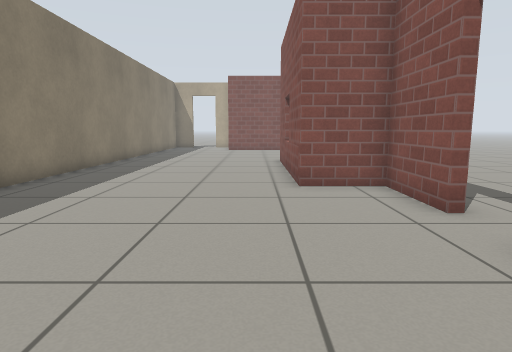
view 1 (above)

12 first-person views from a walk through a Gazebo world. The camera is 0.72 m above the floor, tilts 8° down and sees 75° across. The floor is counted in squares, 0.5 m on a side. Each view is taken from the middle of a square. On the plan, view 1 faces up. The plan holds only what a view shows up to about 15 squares ahead; the rest is blank. Gazebo's built-in surfaces are drawn with simple patterns.

view 2
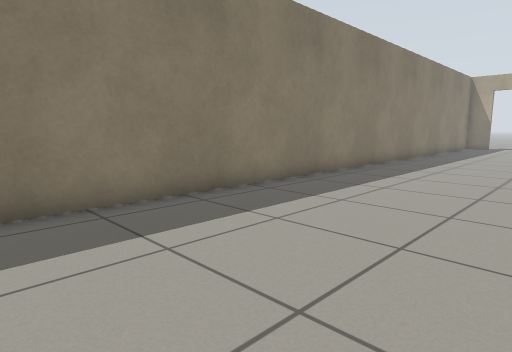

view 3
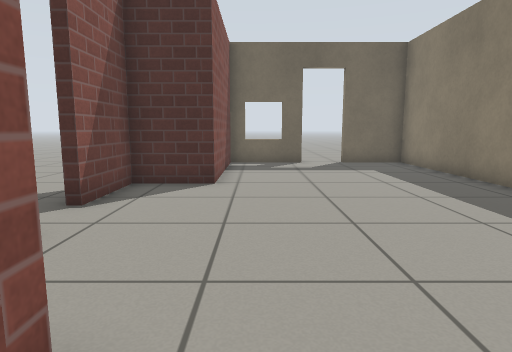

view 4
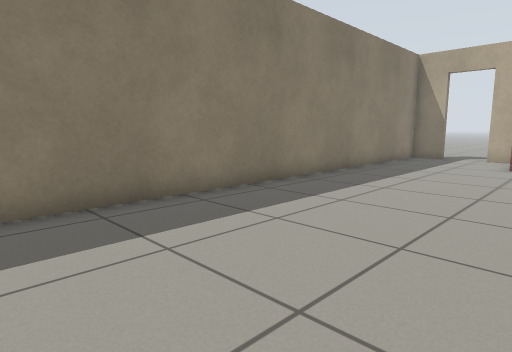

view 5
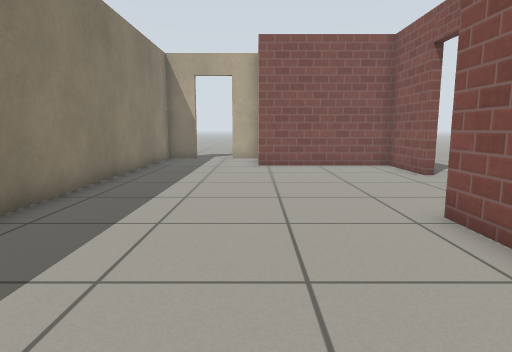

view 6
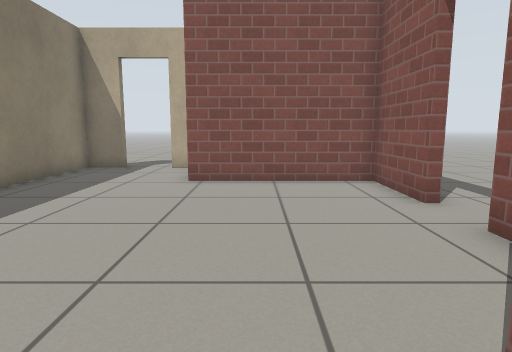

view 7
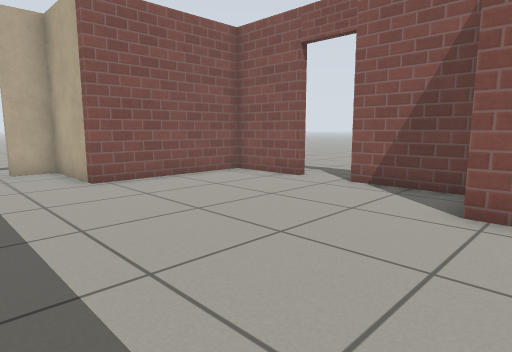

view 8
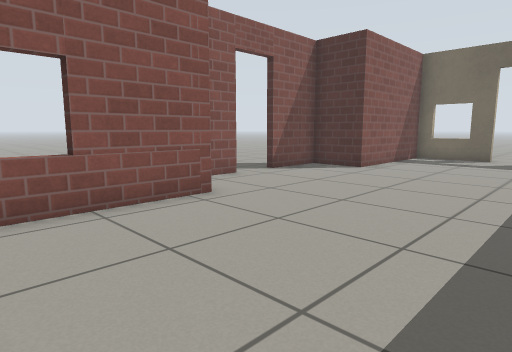

view 9
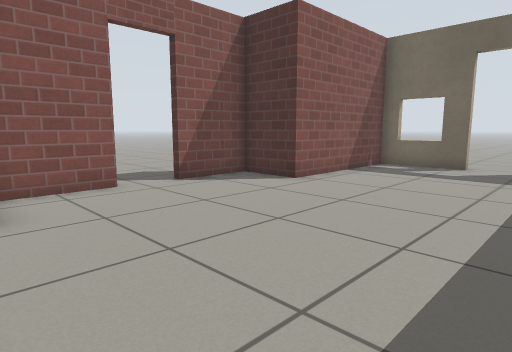

view 10
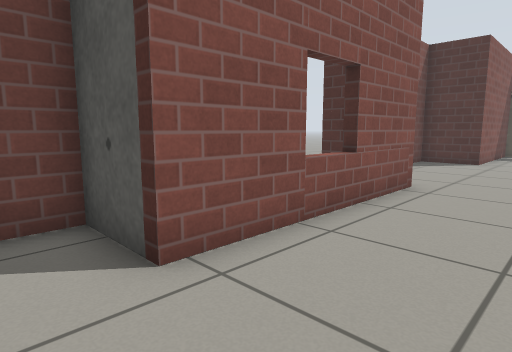

view 11
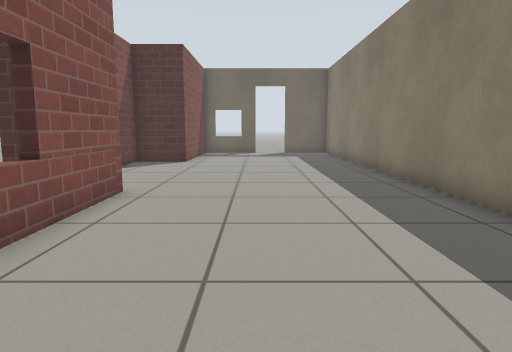

view 12
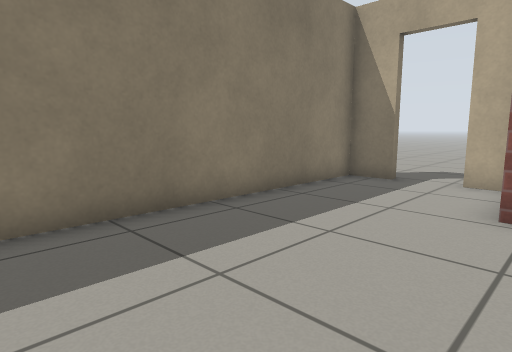

### Floor plan
Points are (right, up) in squares from view 1. A wall is a line through its corners. A room is listed if a view was taken in it or the views show most of it. See-through windows are left out.
Room 1 (views 1, 2, 3, 4, 5, 6, 7, 8, 9, 10, 11, 12)
walls: (3.3, 5.5) (3.3, 8.3) (1.1, 8.3) (1.1, 15.3) (3.3, 15.3) (3.3, 18.6); (3.3, 20.4) (3.3, 23.2) (-1.9, 23.2) (-1.9, 26.5) (-3.2, 26.5); (-1.9, -4.5) (1.1, -4.5) (1.1, 1.2) (3.3, 1.2) (3.3, 3.9); (-4.9, 26.5) (-6.3, 26.5) (-6.3, -4.5) (-3.8, -4.5)
ways out: open door at (-4, 26.8); open door at (-2.7, -4.7); open door at (3.3, 4.7); open door at (3.5, 19.5)

Positions as (right, up) in squares from view 1, and headings:
1: (0, 0), facing up
2: (0, -1), facing up-left
3: (0, 10), facing down
4: (0, 9), facing up-left
5: (-2, 10), facing up
6: (0, 14), facing up
7: (-5, 14), facing up-right
8: (-5, 13), facing down-right
9: (-5, 9), facing down-right
10: (-2, 17), facing down-right
11: (-2, 16), facing down
12: (-1, 17), facing up-left
